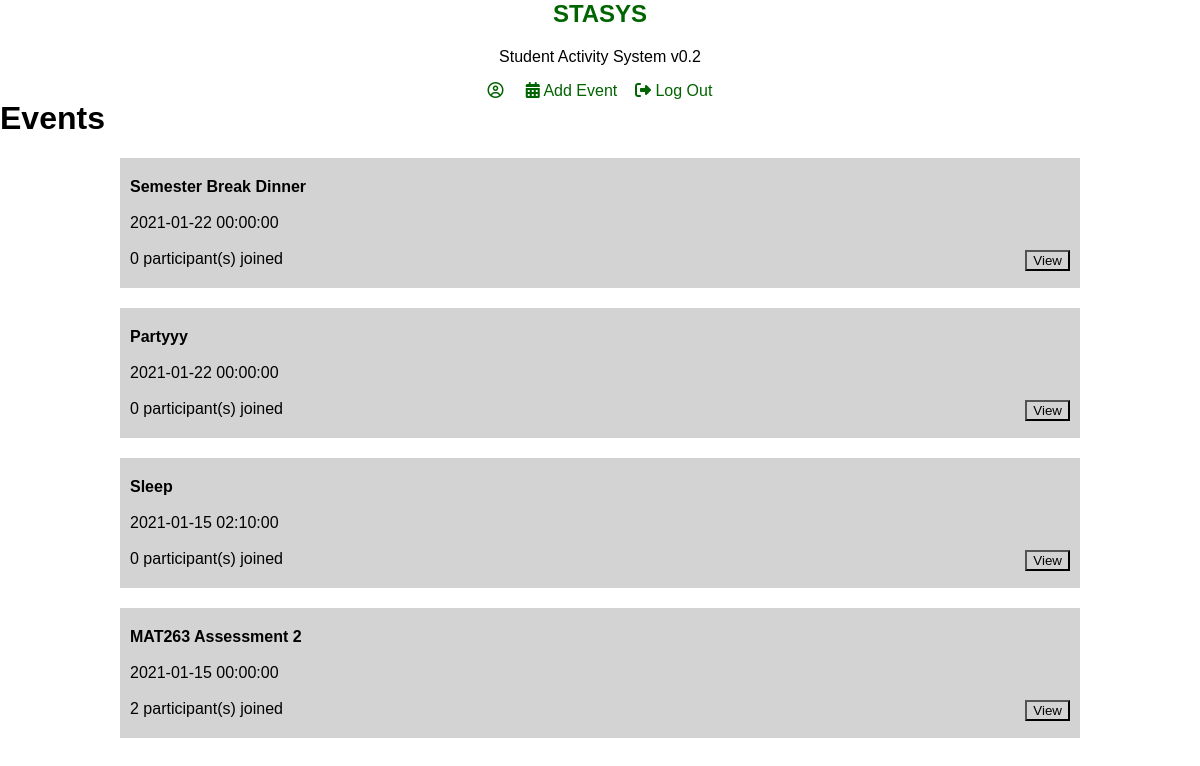
The app's page /home.php with its own data.
### tables this page shows
CREATE TABLE `event` (
  `id` int(5) NOT NULL,
  `title` varchar(100) NOT NULL,
  `info` varchar(255) NOT NULL,
  `date_time` datetime NOT NULL,
  `quota` int(5) NOT NULL,
  `u_id` int(5) NOT NULL,
  `created` date NOT NULL DEFAULT current_timestamp()
);

### home.php (the view, shortened to what this page needs)
<?php
	include("config.php");
	$sqluser = "SELECT * FROM user WHERE id ='".$_SESSION['id']."'";
	$query_user = $conn->query($sqluser);
	$rowuser = $query_user->fetch_assoc();
?>
<html>
	<head>
		<link rel="stylesheet" type="text/css" href="./styles.css"/>
	</head>
	<body>
		<nav align="center" class="align-center">
			<a href="home.php"><h1>STASYS</h1></a>
			<p>Student Activity System v0.2</p>
			<a href="user_profile.php"><i class="fa fa-user-circle-o" aria-hidden="true"></i> <?php echo $rowuser['un']; ?></a>&nbsp;&nbsp;&nbsp;
			<a href="event_add.php"><i class="fa fa-calendar" aria-hidden="true"></i> Add Event</a>&nbsp;&nbsp;&nbsp;
			<a href="logout.php"><i class="fa fa-sign-out" aria-hidden="true"></i> Log Out</a>
		</nav>
		<div class="box-base">
			<h1>Events</h1>
		<?php
			$result = mysqli_query($conn, "SELECT * FROM event ORDER BY date_time DESC");
			while($rows=mysqli_fetch_array($result)){
			$count = mysqli_fetch_assoc(mysqli_query($conn, "SELECT COUNT(u_id) as count FROM participation WHERE e_id = ".$rows['id']."")); ?>
	<div class="box-event">
				<b><?php echo $rows['title']; ?></b><br/><br/>
				<?php echo $rows['date_time']; ?><br/><br/>
				<?php
					echo $count['count'].' participant(s) joined';
				?>
				<a href="event.php?no=<?php echo $rows['id']; ?>"><input type="button" style="float: right" value="View"/></a>
			</div>
		<?php } ?>
</div>
	</body>
</html>

### styles.css (style rules this page uses)
* { background-color: #ffffff00; box-sizing: border-box; font-family: 'Arial'; margin-left: 0; margin-right: 0; margin-top: 0; scroll-behavior: smooth; }
nav a { color: darkgreen; text-decoration: none; }
.align-center { width: 50%; margin: auto; }
.box-base { padding: 0; margin: 0 auto 0 auto; width: 1200px; }
.box-event { background-color: lightgray; padding: 20px 10px 20px 10px; margin: 20px auto 20px auto; width: 960px; }

### records on screen
event: title "Semester Break Dinner", date_time "2021-01-22 00:00:00", count "0"
event: title "Partyyy", date_time "2021-01-22 00:00:00", count "0"
event: title "Sleep", date_time "2021-01-15 02:10:00", count "0"
event: title "MAT263 Assessment 2", date_time "2021-01-15 00:00:00", count "2"
